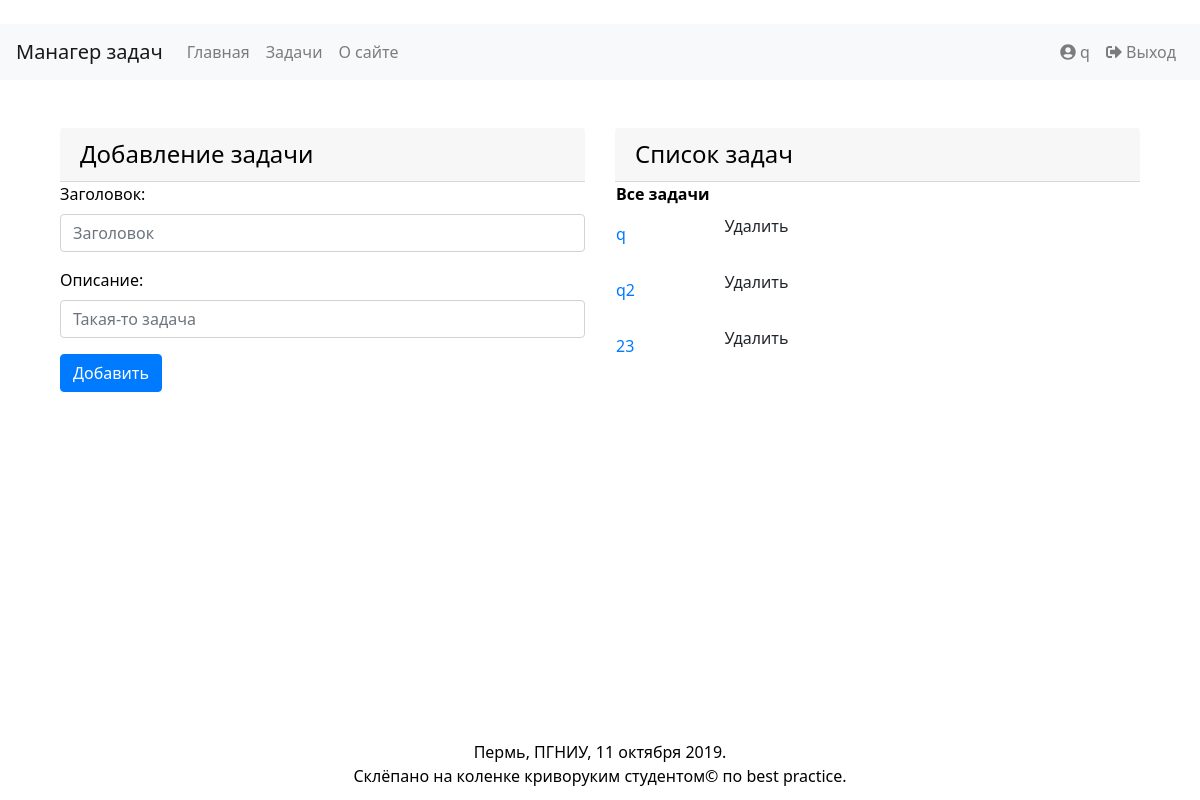
The page /tasks (signed in) on the database as committed earlier.
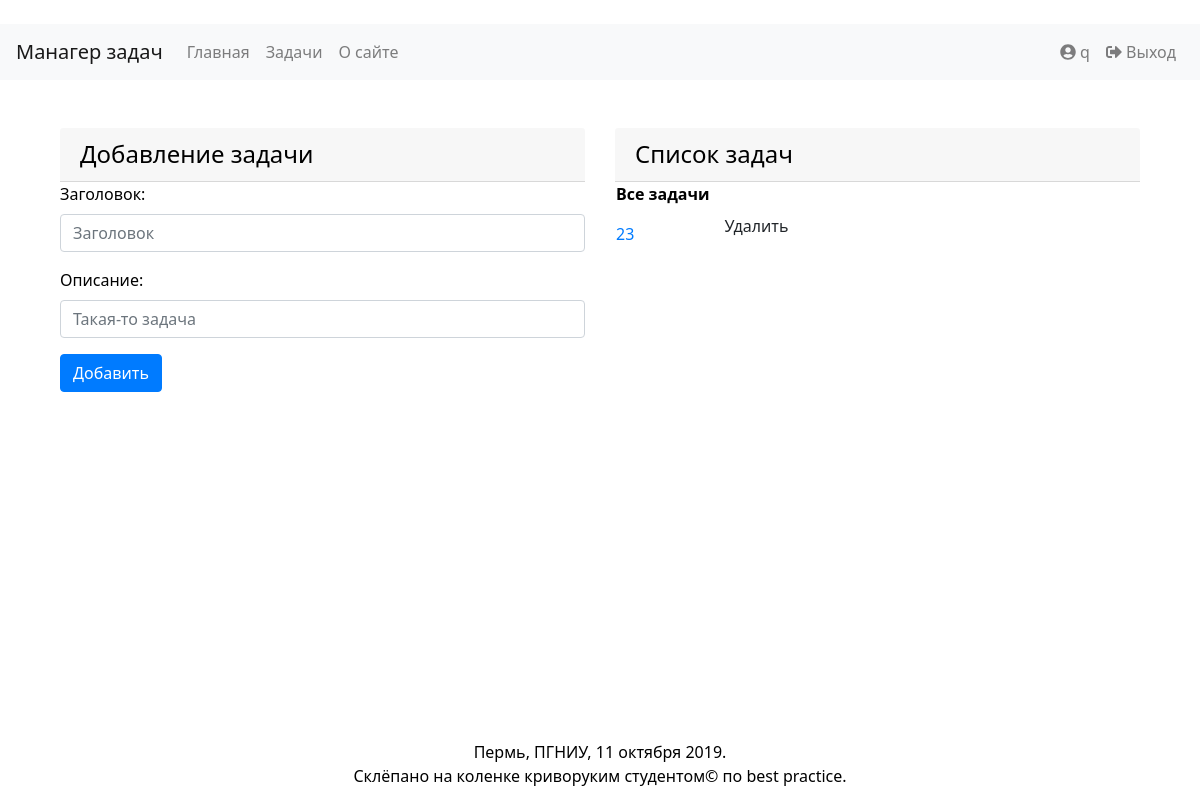
The same page on the database as committed later.
### FlaskToDos/models.py (models this page shows, shortened)
class User(Base):
    __tablename__ = 'users'
    id = Column(Integer, primary_key=True)
    login = Column(String(50), unique=True, nullable=False)
    password = Column(Text, nullable=False)

class Task(Base):
    __tablename__ = 'tasks'
    id = Column(Integer, primary_key=True)
    user_id = Column(Integer, ForeignKey("users.id"), nullable=False)
    title = Column(String(50), nullable=False)
    description = Column(Text)
    __table_args__ = (UniqueConstraint('user_id', 'title', name='_user_task_uc'),)

### FlaskToDos/views.py (the view)
@app.route('/tasks', methods=['GET'])
def tasks():
    if 'user_id' not in session:
        return redirect(url_for('home'))
    user_id = session['user_id']
    user = get_user_by_id(user_id)
    tasks = get_tasks_by_user_id(user_id)
    return render_template('pages/tasks.html', page_title='Задачи | Манагер задач', user=user, tasks=tasks)

### FlaskToDos/__init__.py (called while the page is built)
@app.teardown_appcontext
def shutdown_session(exception=None):
    db_session.remove()

### FlaskToDos/logic.py (called while the page is built)
def get_tasks_by_user_id(id):
    return Task.query.filter(Task.user_id == id).order_by(Task.id)

def get_user_by_id(id):
    return User.query.filter(User.id == id).first()

### FlaskToDos/templates/pages/tasks.html (shortened to what this page needs)
﻿{% extends "layouts/base_layout.html" %}
{% block main %}
    <div class="container">
        <div class="row">
            <div class="rowcard card-default w-50 mx-auto col-sm">
                <h4 class="card-header">Добавление задачи</h4>
                <form action="/tasks" method="POST">
                    <div class="form-group">
                        <label for="title-input">Заголовок:</label>
                        <input type="text" name="title" class="form-control" id="title-input" placeholder="Заголовок">
                    </div>
                    <div class="form-group">
                        <label for="description-input">Описание:</label>
                        <input type="text" name="description" class="form-control" id="description-input" placeholder="Такая-то задача">
                    </div>
                    <input type="submit" class="btn btn-primary" value="Добавить" />
                </form>
            </div>
            <div class="rowcard card-default w-50 mx-auto col-sm">
                <h4 class="card-header">Список задач</h4>
                <table>
                    <tr><th>Все задачи</th></tr>
                    <tbody>
                        {% for task in tasks %}
                        <tr class="card-default">
                            <td><a href="/tasks/{{ task.id }}">{{ task.title }}</a></td>
                            <td>
                                <form action="/tasks/{{ task.id }}/delete" method="POST">
                                    <input type="submit" class="btn" value="Удалить" />
                                </form>
                            </td>
                        </tr>
                        {% endfor %}
                    </tbody>
                </table>
            </div>
        </div>
    </div>
{% endblock %}

### FlaskToDos/templates/layouts/base_layout.html (shortened to what this page needs)
﻿<!DOCTYPE html>
<html lang="en">
<head>
    <link rel="stylesheet" href="/static/content/bootstrap.min.css">
    <link rel="stylesheet" href="/static/content/style.css">
</head>
<body>
    <nav class="navbar navbar-expand-lg navbar-light bg-light">
        <a class="navbar-brand" href="#">Манагер задач</a>
        <ul class="navbar-nav mr-auto">
            <li class="nav-item">
                <a class="nav-link" href="/">Главная</a>
            </li>
            {% if user %}
            <li class="nav-item">
                <a class="nav-link" href="/tasks">Задачи</a>
            </li>
            {% endif %}
            <li class="nav-item">
                <a class="nav-link" href="/about">О сайте</a>
            </li>
        </ul>
        <ul class="navbar-nav ml-auto">
            {% if user %}
            <li class="nav-item">
                <a class="nav-link" href="#"><i class="fas fa-user-circle"></i> {{ user.login }}</a>
            </li>
            <li class="nav-item">
                <a class="nav-link" href="/logout"><i class="fas fa-sign-out-alt"></i> Выход</a>
            </li>
            {% endif %}
        </ul>
    </nav>
    <main class="container mt-5">
        {% block main %}{% endblock %}
    </main>
    <footer class="footer font-small blue">
        <p class="text-center">
            Пермь, ПГНИУ, 11 октября 2019.<br>
            Склёпано на коленке криворуким студентом© по best practice.
        </p>
    </footer>
</body>
</html>

### FlaskToDos/static/content/style.css (style rules this page uses)
html { height: 100%; min-height: 100%; }
body { align-content: stretch; align-items: stretch; color: #343434; color: var(--black-color); font-family: 'Segoe UI', Tahoma, Geneva, Verdana, sans-serif; font-size: 1rem; height: 100%; margin-bottom: 60px; }
.footer { height: 60px; position: fixed; bottom: 0; width: 100%; }

Rows that differ between the two databases and show on the page:
removed Task: title "q"
removed Task: title "q2"
